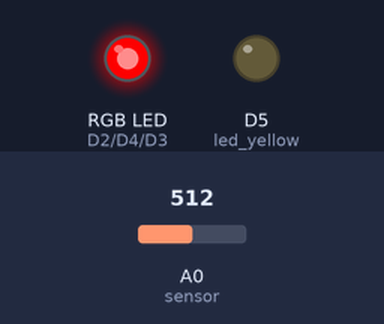
The sketch below on a simulated ESP8266 (NodeMCU). On the bench: an RGB LED mixed from three pins (HIGH = lit), output pins drawn as LEDs (lit = HIGH). The test bench sets the inputs (shaded band); at power-on: A0 (sensor) = 512.

Above: at 1.2 s.
1.3 s: A0 (sensor) set to 484
At 2.5 s:
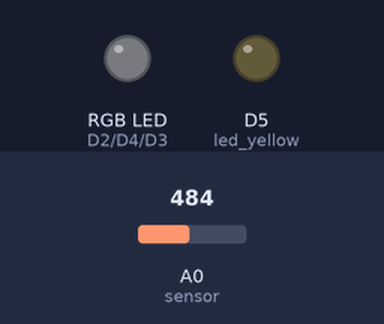
2.8 s: A0 (sensor) set to 1010
At 4.0 s:
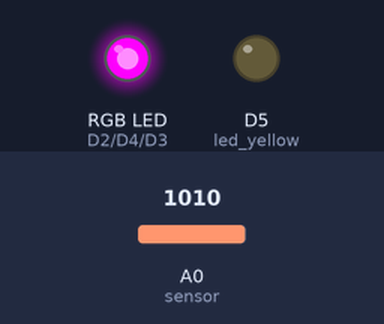
4.3 s: A0 (sensor) set to 983
At 4.8 s:
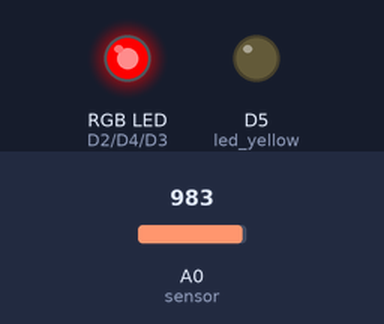
Timing chart, 0 to 7.3 s (numbered marks = the images above; inputs shaded):
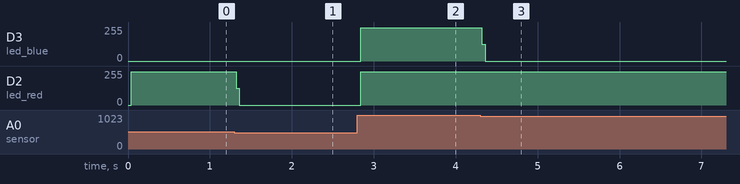

Measured:
- the behaviour switches between 501 and 500 on A0 (sensor) (found by bisection; images 0 and 1)
- the behaviour switches between 1001 and 1000 on A0 (sensor) (found by bisection; images 2 and 3)
- after the input at 1.3 s, D2 (led_red): 249/255 → 0/255 at once
- after the input at 2.8 s, D3 (led_blue), D2 (led_red): 0/255 → 249/255 at once
- after the input at 4.3 s, D3 (led_blue): 249/255 → 0/255 at once

The sketch:

02._variable_resistance_sensor_led.ino
```cpp
int sensor = A0;
int led_red = D2;
int led_blue = D3;
int led_green = D4;
int led_yellow = D5;

void setup(){
  pinMode(led_red, OUTPUT);
  pinMode(led_blue, OUTPUT);
  pinMode(led_green, OUTPUT);
  pinMode(led_yellow, OUTPUT);

  Serial.begin(115200);
  }

void loop(){
  int sensor_result = analogRead(sensor);

  digitalWrite(led_red, LOW);
  digitalWrite(led_blue, LOW);
  digitalWrite(led_green, LOW);
  digitalWrite(led_yellow, LOW);

  if(sensor_result > 500)
    digitalWrite(led_red, HIGH);

  if(sensor_result > 1000)
    digitalWrite(led_blue, HIGH);

  if(sensor_result > 1500)
    digitalWrite(led_yellow, HIGH);

  if(sensor_result > 2000)
    digitalWrite(led_green, HIGH);
  }
```
